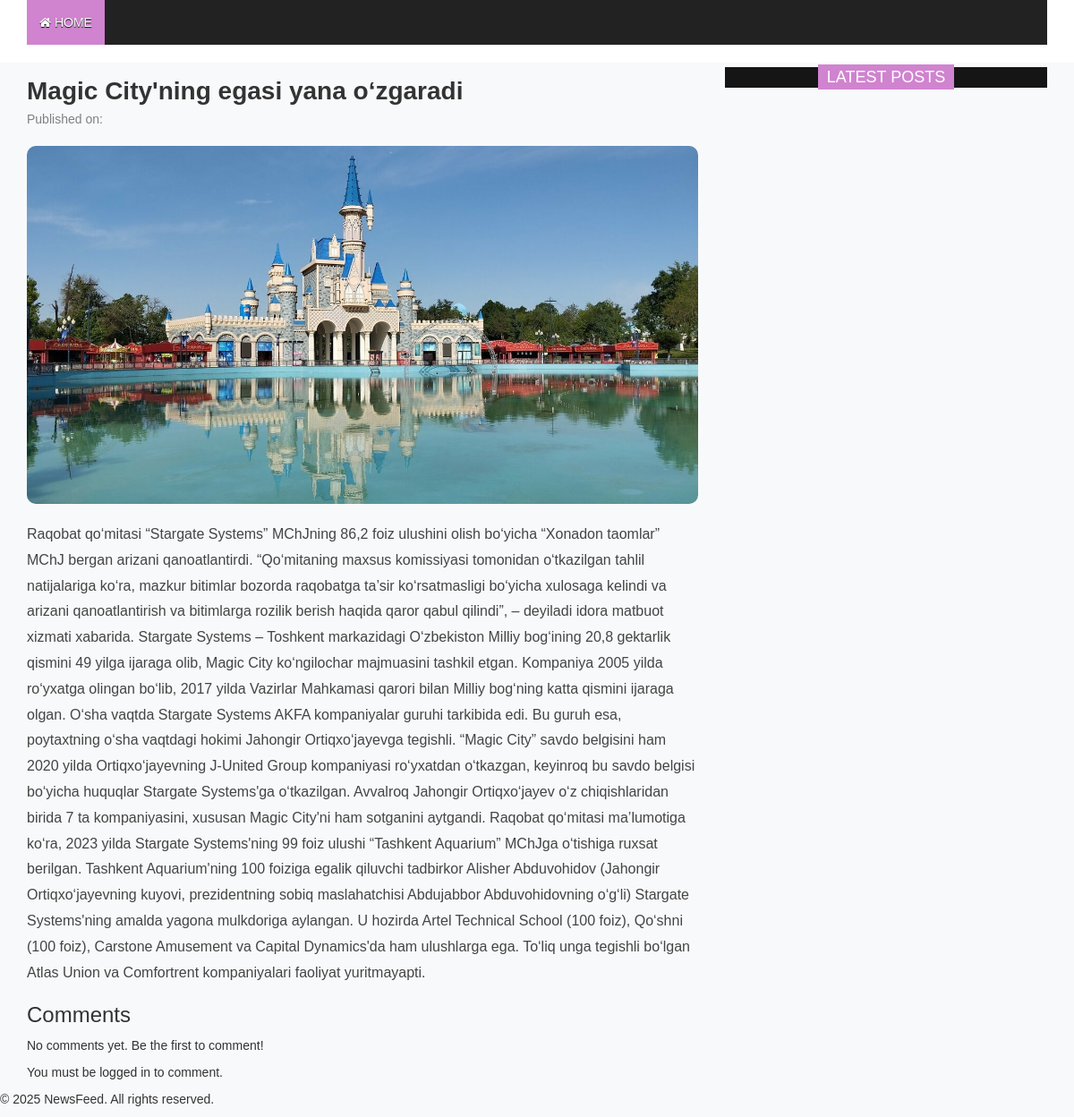
Page /news/4 on the earlier database version.
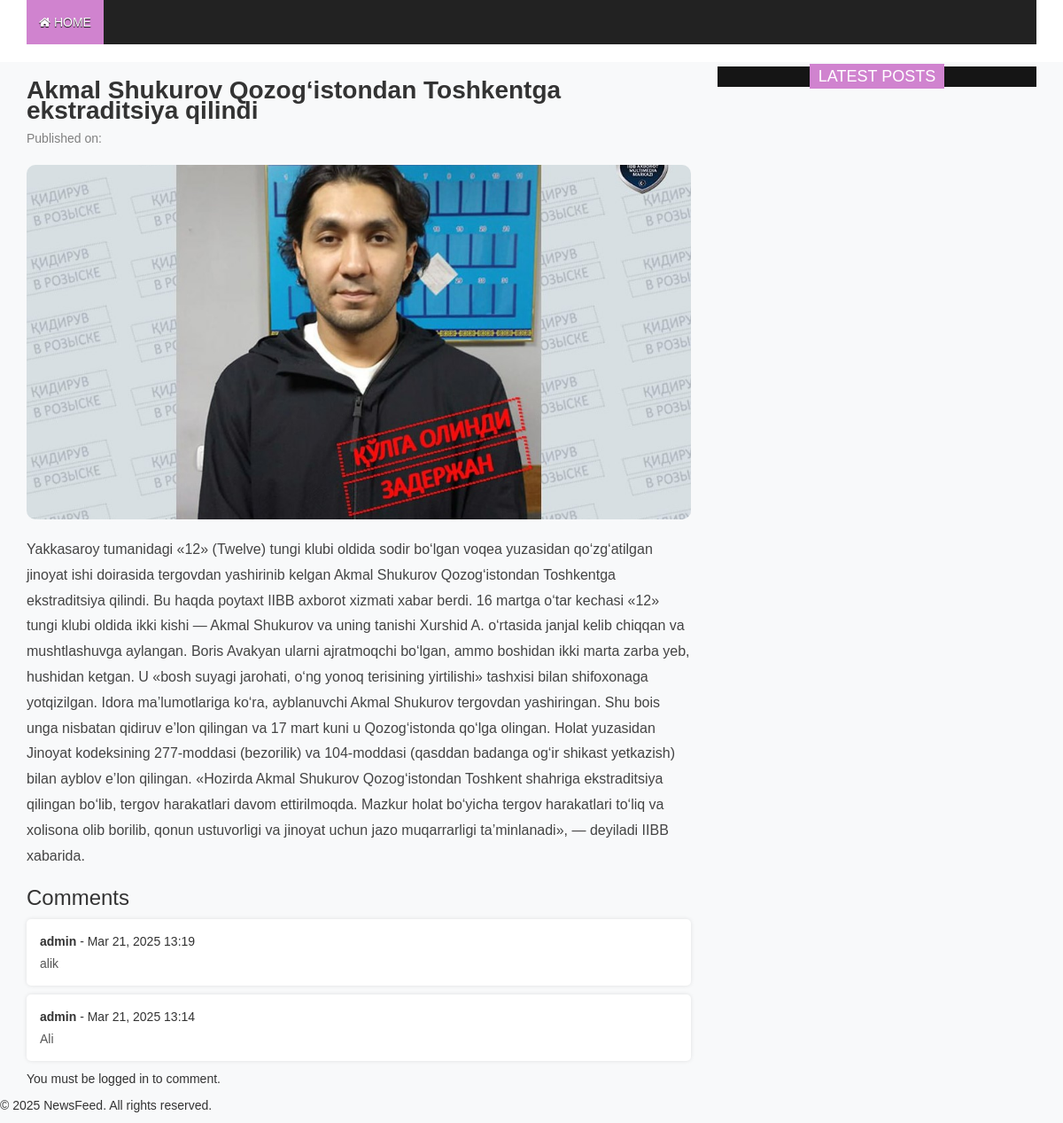
Same page on the later database version.
### home/models.py (models this page shows, shortened)
class News(models.Model):
    title = models.CharField(max_length=200)
    date = models.DateField()
    short_description = models.TextField()
    content = models.TextField()
    image = models.ImageField(upload_to='news_images/')
    category = models.ForeignKey(Category, on_delete=models.CASCADE)
    created_at = models.DateTimeField(auto_now_add=True)
    views = models.PositiveIntegerField(default=0)
    class Meta:
        ordering = ['-created_at']

### users/models.py (models this page shows, shortened)
class Comment(models.Model):
    user = models.ForeignKey(CustomUser, on_delete=models.CASCADE)
    post = models.ForeignKey(News, on_delete=models.CASCADE)
    content = models.TextField()
    created_at = models.DateTimeField(auto_now_add=True)
    rate = models.BooleanField(default=False)
    updated_at = models.DateTimeField(auto_now=True)

class CustomUser(AbstractUser, PermissionsMixin):
    avatar = models.ImageField(upload_to="avatars/", blank=True, null=True, default='avatars/default.png')
    address = models.CharField(max_length=200, blank=True,null=True)

### home/views.py (the view)
# urls.py: path('news/<int:id>', news_detail, name='news_detail'),
def news_detail(request, id):
    news = get_object_or_404(News, id=id)
    comments = Comment.objects.filter(post=news).order_by('-created_at')
    if request.method == "POST":
        form = CommentForm(request.POST)
        if form.is_valid():
            comment = form.save(commit=False)
            comment.post = news
            comment.user = request.user
            comment.save()
            return redirect('news_detail', id=id)
    else:
        form = CommentForm()
    return render(request, 'single_page.html', {
        'news': news,
        'comments': comments,
        'form': form
    })

### templates/single_page.html (shortened to what this page needs)
{% load static %}
<!DOCTYPE html>
<html lang="en">
<head>
    <link rel="stylesheet" type="text/css" href="{% static 'assets/css/bootstrap.min.css' %}" />
    <link rel="stylesheet" type="text/css" href="{% static 'assets/css/font-awesome.min.css' %}" />
    <link rel="stylesheet" type="text/css" href="{% static 'assets/css/theme.css' %}" />
    <link rel="stylesheet" type="text/css" href="{% static 'assets/css/style.css' %}" />
</head>
<body>
    <section id="navArea">
        <nav class="navbar navbar-inverse" role="navigation">
            <div id="navbar" class="navbar-collapse collapse">
                <ul class="nav navbar-nav main_nav">
                    <li class="active">
                        <a href="{% url 'home' %}"><span class="fa fa-home"></span> Home</a>
                    </li>
                </ul>
            </div>
        </nav>
    </section>
    <div class="container mt-4">
        <div class="row">
            <div class="col-lg-8">
                <h2 class="news-title">{{ news.title }}</h2>
                <p class="news-meta">Published on: {{ news.published_at }}</p>
                <img src="{{ news.image.url|default:'/media/default.jpg' }}" alt="News Image" class="news-image">
                <p class="news-content">{{ news.content }}</p>
                <div class="comments-section mt-5">
                    <h3>Comments</h3>
                    {% for comment in comments %}
                        <div class="comment-box">
                            <strong>{{ comment.user.username }}</strong> -
                            <span>{{ comment.created_at|date:"M d, Y H:i" }}</span>
                            <p>{{ comment.content }}</p>
                        </div>
                    {% empty %}
                        <p>No comments yet. Be the first to comment!</p>
                    {% endfor %}
                    {% if user.is_authenticated %}
                        <h4>Leave a Comment</h4>
                        <form method="POST">
                            {% csrf_token %}
                            {{ form.as_p }}
                            <button type="submit" class="btn btn-primary">Submit</button>
                        </form>
                    {% else %}
                        <p>You must be <a href="{% url 'users:login' %}">logged in</a> to comment.</p>
                    {% endif %}
                </div>
            </div>
            <div class="col-lg-4">
                <div class="latest_post">
                    <h2><span>Latest posts</span></h2>
                </div>
            </div>
        </div>
    </div>
    <footer class="footer">
        <p>© 2025 NewsFeed. All rights reserved.</p>
    </footer>
</body>
</html>

Differences in the rows shown:
changed News: title "Magic City'ning egasi yana o‘zgaradi" → "Akmal Shukurov Qozog‘istondan Toshkentga ekstraditsiya qilindi"; image: a different picture; content "Raqobat qo‘mitasi “Stargate Systems” MChJning 86,2 foiz ulushini olish bo‘yicha “Xonadon taomlar” MChJ bergan arizani qanoatlantirdi. “Qo‘mitaning maxsus komissiyasi tomonidan o‘tkazilgan tahlil natijalariga ko‘ra, mazkur bitimlar bozorda raqobatga ta’sir ko‘rsatmasligi bo‘yicha xulosaga kelindi va arizani qanoatlantirish va bitimlarga rozilik berish haqida qaror qabul qilindi”, – deyiladi idora matbuot xizmati xabarida. Stargate Systems – Toshkent markazidagi O‘zbekiston Milliy bog‘ining 20,8 gektarlik qismini 49 yilga ijaraga olib, Magic City ko‘ngilochar majmuasini tashkil etgan. Kompaniya 2005 yilda ro‘yxatga olingan bo‘lib, 2017 yilda Vazirlar Mahkamasi qarori bilan Milliy bog‘ning…" → "Yakkasaroy tumanidagi «12» (Twelve) tungi klubi oldida sodir bo‘lgan voqea yuzasidan qo‘zg‘atilgan jinoyat ishi doirasida tergovdan yashirinib kelgan Akmal Shukurov Qozog‘istondan Toshkentga ekstraditsiya qilindi. Bu haqda poytaxt IIBB axborot xizmati xabar berdi. 16 martga o‘tar kechasi «12» tungi klubi oldida ikki kishi — Akmal Shukurov va uning tanishi Xurshid A. o‘rtasida janjal kelib chiqqan va mushtlashuvga aylangan. Boris Avakyan ularni ajratmoqchi bo‘lgan, ammo boshidan ikki marta zarba yeb, hushidan ketgan. U «bosh suyagi jarohati, o‘ng yonoq terisining yirtilishi» tashxisi bilan shifoxonaga yotqizilgan. Idora ma’lumotlariga ko‘ra, ayblanuvchi Akmal Shukurov tergovdan yashiringan.…"
added Comment: user.username "admin", created_at "Mar 21, 2025 13:19", content "alik"
added Comment: user.username "admin", created_at "Mar 21, 2025 13:14", content "Ali"
Other differences:
text no longer shown: "No comments yet. Be the first to comment!"
